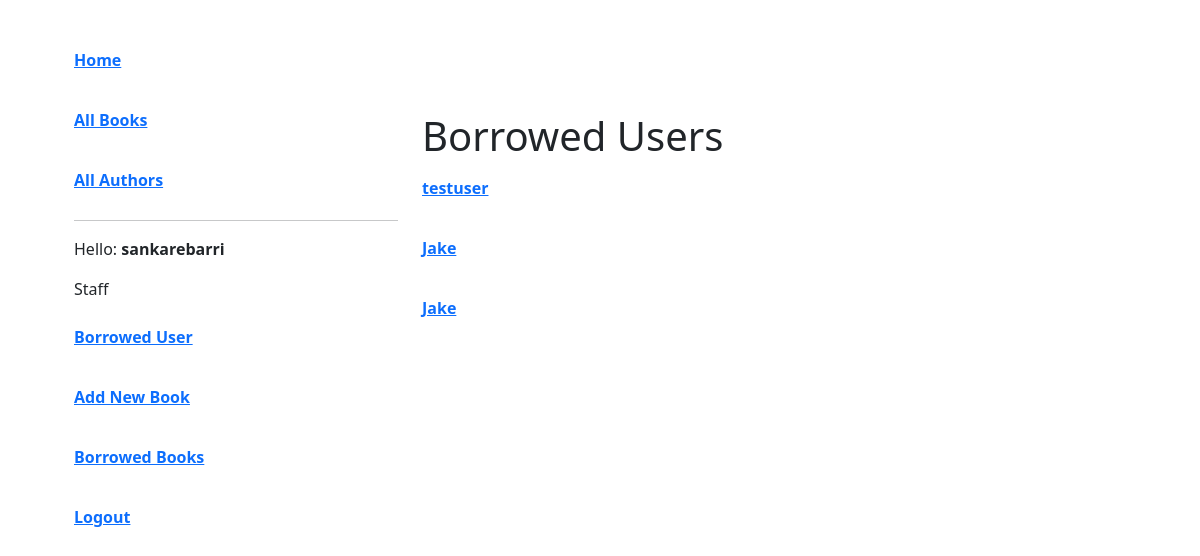
The app's page /users/borrowed-users/ (signed in) with its own data.
### catalog/models.py (models this page shows, shortened)
class BookInstance(models.Model):
    book = models.ForeignKey(Book, on_delete=models.RESTRICT, null=True)
    due_back = models.DateField(null=True, blank=True)
    LOAN_STATUS = (
        ('o', 'On loan'),
        ('m', 'Maintenance'),
        ('a', 'Available'),
        ('r', 'Reserved'),
    )
    status = models.CharField(choices=LOAN_STATUS, max_length=1, blank=True,
                                default='m', help_text='Book availability'
    )
    borrower = models.ForeignKey(User, on_delete=models.SET_NULL, null=True, blank=True)
    class Meta:
        permissions = (('can_mark_returned', 'Set book as returned'), ('can_see_borrower', 'Can see book borrower'),)

### users/views.py (the view)
# urls.py: path('borrowed-users/', views.AllBorrowedUsersListView.as_view(), name='borrowed-users'),
class AllBorrowedUsersListView(LoginRequiredMixin, generic.ListView):
    model = BookInstance
    template_name = 'users/borrowed_users.html'
    permission_required = 'catalog.can_see_borrower'
    def get_queryset(self):
        return BookInstance.objects.filter(status__exact='o')

### templates/users/borrowed_users.html
{% extends "base.html" %}
{% block content %}
{% if perms.catalog.can_see_borrower %}
  <h1>Borrowed Users</h1>
    {% if bookinstance_list %}
      {% for borrow_user in bookinstance_list %}
        <li><a href="#">{{ borrow_user.borrower }}</a></li>
      {% endfor %}
    {% endif %}
  {% else %}
    <h1>You have no permission to view this page</h1>
  {% endif %}
{% endblock %}

### templates/base.html (shortened to what this page needs)
{% load static %}
<!doctype html>
<html lang="en">
  <head>
    <link href="https://cdn.jsdelivr.net/npm/bootstrap@5.2.0-beta1/dist/css/bootstrap.min.css" rel="stylesheet">
    <link rel="stylesheet" href="{% static 'css/style.css' %}">
  </head>
  <body>
    <div class="container">
      <div class="row">
        <div class="col-4">
          <ul>
            <li><a href="{% url 'home' %}">Home</a></li>
            <li><a href="{% url 'all-books' %}">All Books</a></li>
            <li><a href="{% url 'all-authors' %}">All Authors</a></li>
            <hr>
            {% if user.is_authenticated %}
              <p>Hello: <strong>{{user.get_username}}</strong></p>
              {% if user.is_staff %}
                <p>Staff</p>
                <li><a href="{% url 'borrowed-users' %}">Borrowed User</a></li>
                <li><a href="{% url 'add-book' %}">Add New Book</a></li>
              {% endif %}
                <li><a href="{% url 'borrowed-books' %}">Borrowed Books</a></li>
                <li><a href="{% url 'logout' %}?next={{request.path}}">Logout</a></li>
            {% else %}
              <li><a href="{% url 'login' %}?next={{request.path}}">Login</a></li>
              <li><a href="{% url 'registration' %}?next={{request.path}}">Sign Up</a></li>
            {% endif %}
          </ul>
        </div>
        <div class="col-8">
          <div class="mt-5 pt-4">
          </div>
          {% block content %}
          {% endblock %}
        </div>
      </div>
    </div>
  </body>
</html>

### static/css/style.css (style rules this page uses)
.container { margin-top: 40px; }
li { list-style: none; margin-bottom: 20px; line-height: 40px; font-weight: bolder; }

### records on screen
BookInstance: borrower "testuser"
BookInstance: borrower "Jake"
BookInstance: borrower "Jake"

### other values on screen
{{ user.get_username }} "sankarebarri"
